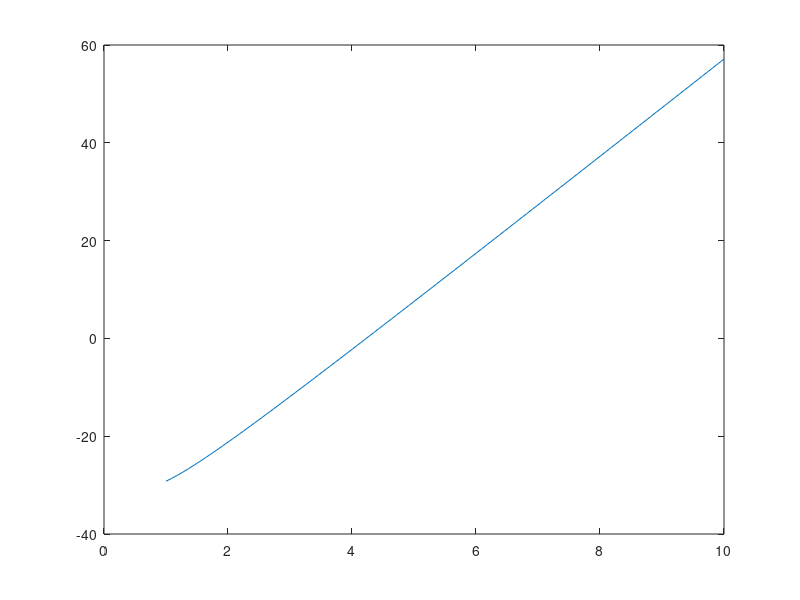

This figure's MATLAB source:
clc, clearvars
T = 250+273; 
P = 10;
Tc = 407.5;
Pc = 111.3;
R = 0.08206;

a = (27*R^2)*(Tc^2)/(64*Pc);
b = R*Tc/(8*Pc);

v = linspace(1,10);

func = (P + (a./(v.^2))).*(v-b) - R*T;

plot(v,func)

x_answer = (func<0.5) & (func>(-0.005));

func(x_answer)